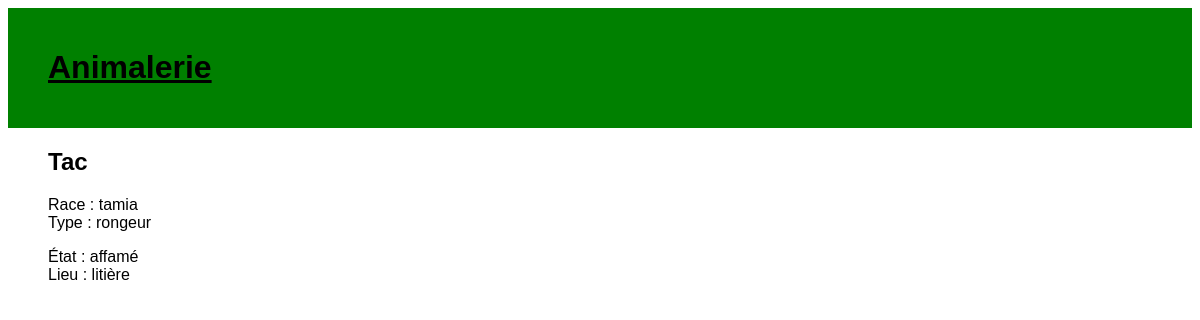
/animal/Tac/, run on an earlier commit of the app's database.
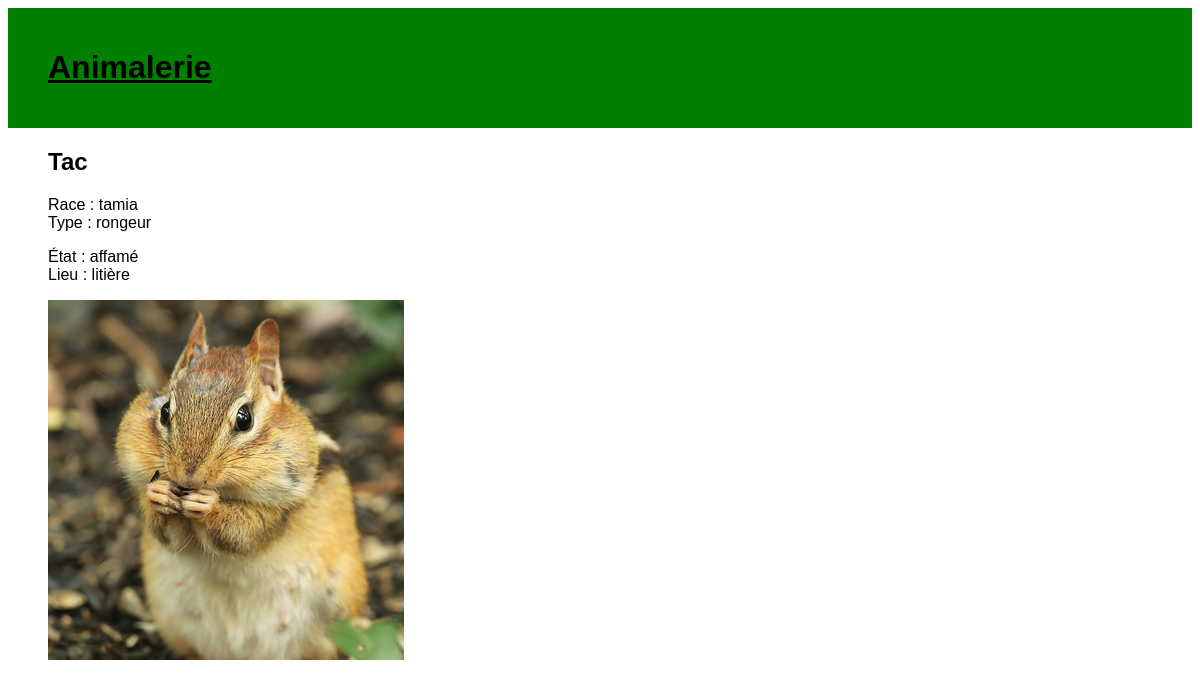
And on a later commit of the database.
### animalerie/models.py (models this page shows, shortened)
class Animal(models.Model):
    id_animal = models.CharField(max_length=100, primary_key=True)
    etat = models.CharField(max_length=20)
    type = models.CharField(max_length=20)
    race = models.CharField(max_length=20)
    photo = models.CharField(max_length=200)
    lieu = models.ForeignKey(Equipement, on_delete=models.CASCADE)

class Equipement(models.Model):
    id_equip = models.CharField(max_length=100, primary_key=True)
    disponibilite = models.CharField(max_length=20)
    photo = models.CharField(max_length=200)
    def __str__(self):
        return self.id_equip

### animalerie/views.py (the view)
# urls.py: path('animal/<str:id_animal>/', views.animal_detail, name='animal_detail'),
def animal_detail(request, id_animal):
    animal = get_object_or_404(Animal, id_animal=id_animal)
    return render(request, "animalerie/animal_detail.html", {"animal": animal})

### animalerie/templates/animalerie/animal_detail.html (shortened to what this page needs)
{% extends 'animalerie/base.html' %}
{% block content %}
    <div class="animal">
        <h2 class="nom_animal"> {{ animal.id_animal }} </h2>
        <p class="detail"> Race : {{ animal.race }} <br /> Type : {{ animal.type }}  </p>
        <p> État : {{ animal.etat }} <br /> Lieu : {{ animal.lieu }} </p>
        {% if animal.photo %}
            <img src="../../static/images/{{animal.photo}}" class="image_animal">
        {% endif %}
    </div>
{% endblock %}

What changed in the data, as far as the page shows it:
changed Animal "Tac": photo: picture added
